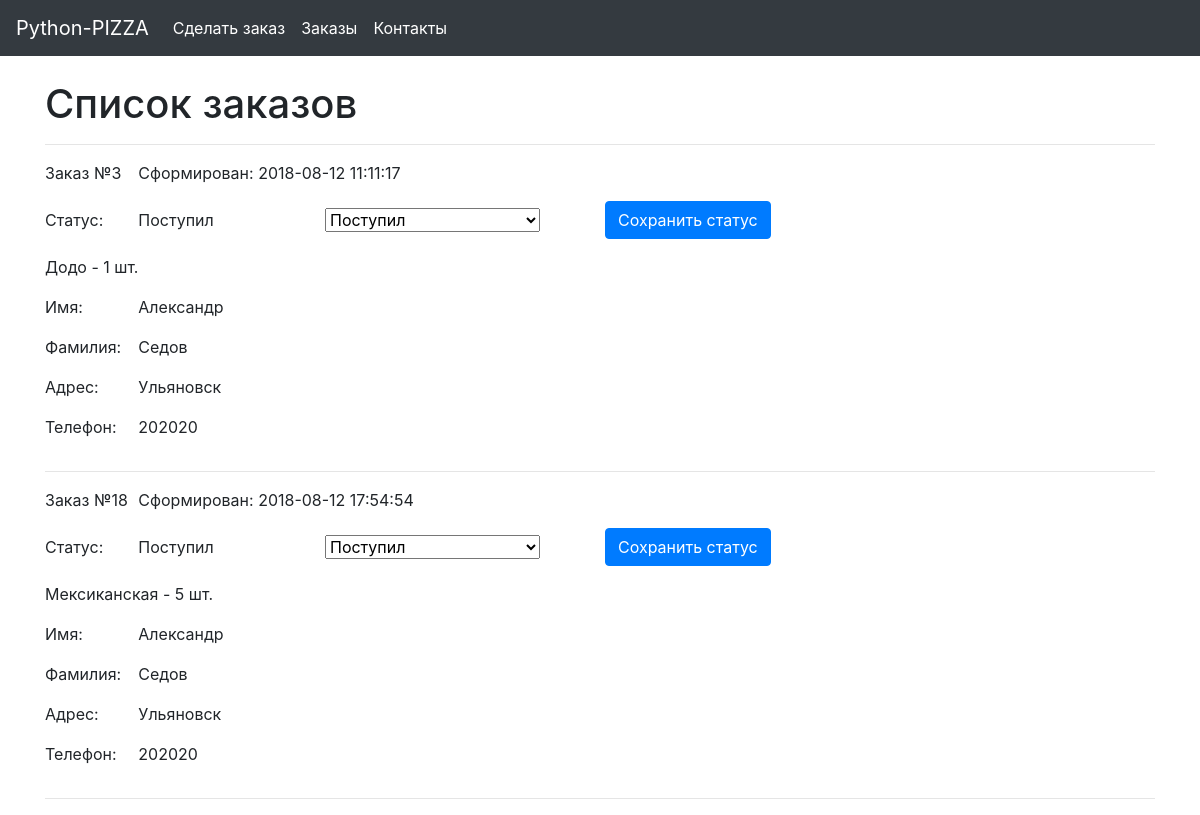
Screenshot of /orders/ with the database file from the repository.
### tables this page shows
CREATE TABLE orders (
    id INTEGER PRIMARY KEY AUTOINCREMENT,
    client_id INTEGER NOT NULL,
    status TEXT NOT NULL,
    date TIMESTAMP NOT NULL        
);

CREATE TABLE pizza (
    id INTEGER PRIMARY KEY AUTOINCREMENT,
    order_id INTEGER NOT NULL,
    name TEXT NOT NULL,
    value INTEGER NOT NULL    
);

CREATE TABLE client (
    id INTEGER PRIMARY KEY AUTOINCREMENT,
    name TEXT NOT NULL,
    surname TEXT NOT NULL,
    adress TEXT NOT NULL,
    phone TEXT NOT NULL
);

### app.py (the view)
@app.route('/orders/', methods = ['POST', 'GET'])
def orders_list():
    if request.method == 'POST':
        splitted_status = request.form.get('select_status').split("-")
        if splitted_status[1] == 'Удалить':
            db.del_order(splitted_status[0])
            flash('Заказ№{} удален.'.format(splitted_status[0]))
            return render_template('orders.html', orders=db.get_orders())
        else:
            db.update_status(splitted_status[0], splitted_status[1])
            return render_template('orders.html', orders = db.get_orders())
    else:
        return render_template('orders.html', orders = db.get_orders())

### db.py (called while the page is built)
def get_db():
    ROOT = path.dirname(path.realpath(__file__))
    conn = sqlite3.connect(path.join(ROOT, "pizza.db"))
    cur = conn.cursor()
    return conn, cur

def get_orders():
    conn, cur = get_db()
    order_rows = cur.execute(
        'SELECT id, client_id, status, date FROM orders ORDER BY id').fetchall()
    orders = {}
    for order_row in order_rows:
        client_id = order_row[1]
        client = get_client(client_id)
        pizza = get_pizza(order_row[0])
        order = {
            'client': {
                'name': client['name'],
                'surname': client['surname'],
                'adress': client['adress'],
                'phone': client['phone']
            },
            'pizza' : pizza,
            'status': { order_row[2]: order_row[3]}
        }
        orders.update({order_row[0]: order})
    return orders

def get_client(client_id):
    conn, cur = get_db()
    client_row = cur.execute('SELECT id, name, surname, adress, phone FROM client WHERE id = ?', [client_id]).fetchone()
    client = {
        "id" : client_row[0],
        "name" : client_row[1],
        "surname" : client_row[2],
        "adress" : client_row[3],
        "phone" : client_row[4]
    }
    return client

def get_pizza(order_id):
    conn, cur = get_db()
    pizza = {}
    pizza_rows = cur.execute('SELECT order_id, name, value FROM pizza WHERE order_id = ?', [order_id]).fetchall()
    for pizza_row in pizza_rows:
        pizza.update({pizza_row[1]: pizza_row[2]})
    return pizza

### templates/orders.html (shortened to what this page needs)
{% extends 'base.html' %}
{% block h1 %}
Список заказов
{% endblock %}
{% block content %}
  {% for num, order in orders.items() %}
      <form method = "post">
        {% for status, time in order['status'].items() %}
          <div class="form-row">
            <div class="form-group col-md-1">
              Заказ №{{ num }}
            </div>
            <div class="form-group col-md-4">
              Сформирован: {{ time }}
            </div>
          </div>
          <div class="form-row align-items-center">
            <div class="form-group col-md-1">
              Статус:
            </div>
            <div class="form-group col-md-2">
              {{ status }}
            </div>
            <div class="form-group col-md-3">
              <select name="select_status" size="1">
              <optgroup label="Изменение статуса">
              <option value="{{num }}-Поступил">Поступил</option>
              </optgroup>
              </select>
            </div>
            <div class="form-group col-md-2">
              <button type="submit" class="btn btn-primary">Сохранить статус</button>
            </div>
          </div>
        {% endfor %}
        {% for key, value in order['pizza'].items() %}
          <div class="form-row">
            <div class="form-group col-md-4">
              {{ key }} - {{ value }} шт.
            </div>
          </div>
        {% endfor %}
        <div class="form-row">
          <div class="form-group col-md-1">
            Имя:
          </div>
          <div class="form-group col-md-11">
            {{ order['client']['name'] }}
          </div>
        </div>
        <div class="form-row">
          <div class="form-group col-md-1">
            Фамилия:
          </div>
          <div class="form-group col-md-11">
            {{ order['client']['surname'] }}
          </div>
        </div>
        <div class="form-row">
          <div class="form-group col-md-1">
            Адрес:
          </div>
          <div class="form-group col-md-11">
            {{ order['client']['adress'] }}
          </div>
        </div>
        <div class="form-row">
          <div class="form-group col-md-1">
            Телефон:
          </div>
          <div class="form-group col-md-11">
            {{ order['client']['phone'] }}
          </div>
        </div>
      </form>
    <hr>
  {% endfor %}
{% endblock %}

### templates/base.html (shortened to what this page needs)
<!DOCTYPE html>
<html lang="en">
<head>
    <link rel="stylesheet" href="https://stackpath.bootstrapcdn.com/bootstrap/4.1.1/css/bootstrap.min.css"
>
</head>
<body>
    <nav class="navbar navbar-expand-md navbar-dark bg-dark mb-4">
      <a class="navbar-brand" href="/">Python-PIZZA</a>
      <div class="collapse navbar-collapse" id="navbarCollapse">
        <ul class="navbar-nav mr-auto">
          <li class="nav-item active">
            <a class="nav-link" href="/make_order/">Сделать заказ</a>
          </li>
          <li class="nav-item active">
            <a class="nav-link" href="/orders/">Заказы</a>
          </li>
          <li class="nav-item active">
            <a class="nav-link" href="/contacts/">Контакты</a>
          </li>
        </ul>
      </div>
    </nav>
    <main role="main" class="container">
      <h1>
        {% block h1 %}
        {% endblock %}
      </h1>
      <hr>
      {% block content %}
      {% endblock %}
    </main>
</body>
</html>

### rows the page displays
orders: num "3", date "2018-08-12 11:11:17", status "Поступил"
pizza: name "Додо", value "1"
client: client.name "Александр", client.surname "Седов", client.adress "Ульяновск", client.phone "202020"
orders: num "18", date "2018-08-12 17:54:54", status "Поступил"
pizza: name "Мексиканская", value "5"
client: client.name "Александр", client.surname "Седов", client.adress "Ульяновск", client.phone "202020"
